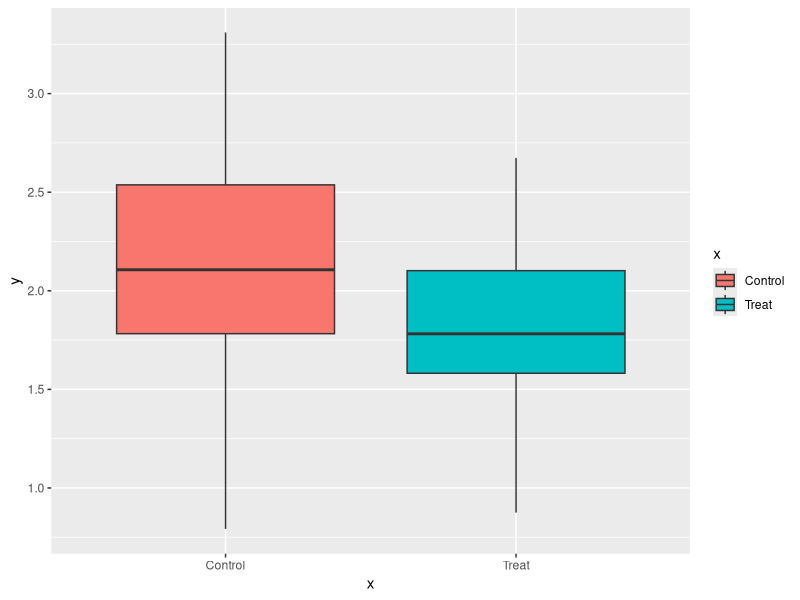
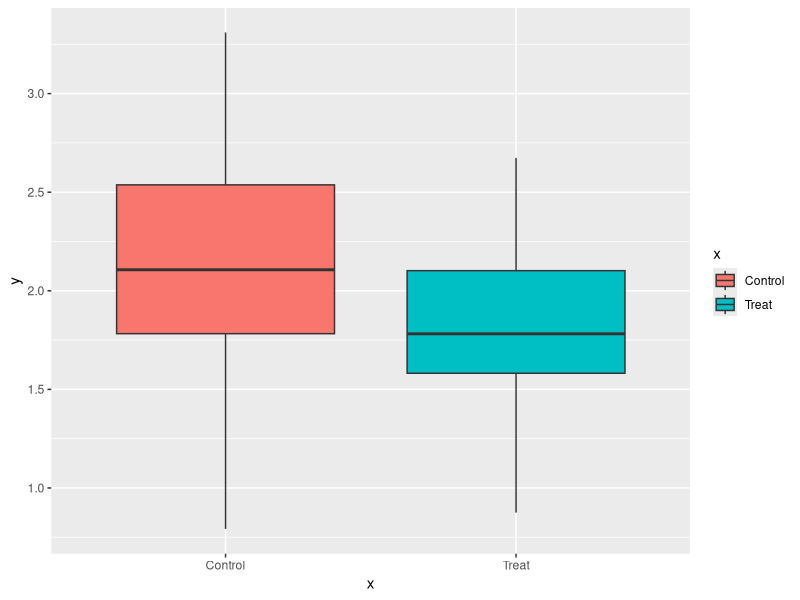
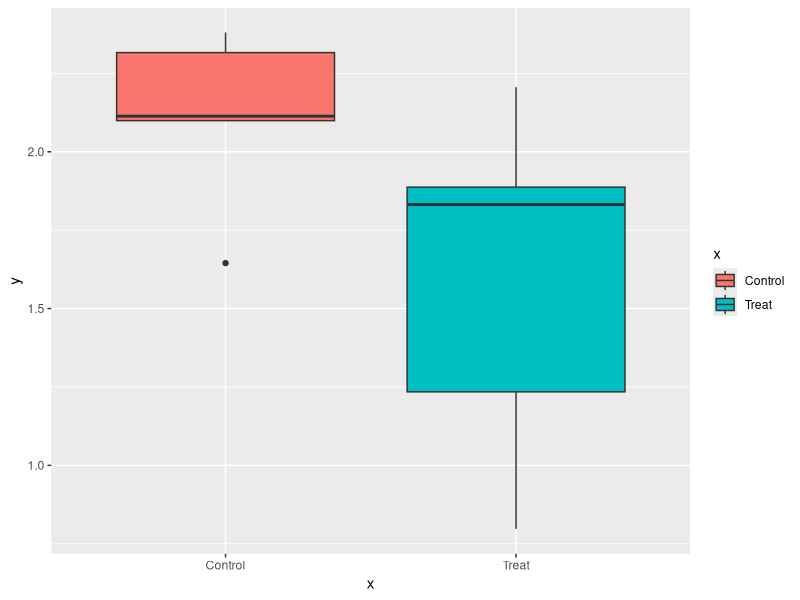
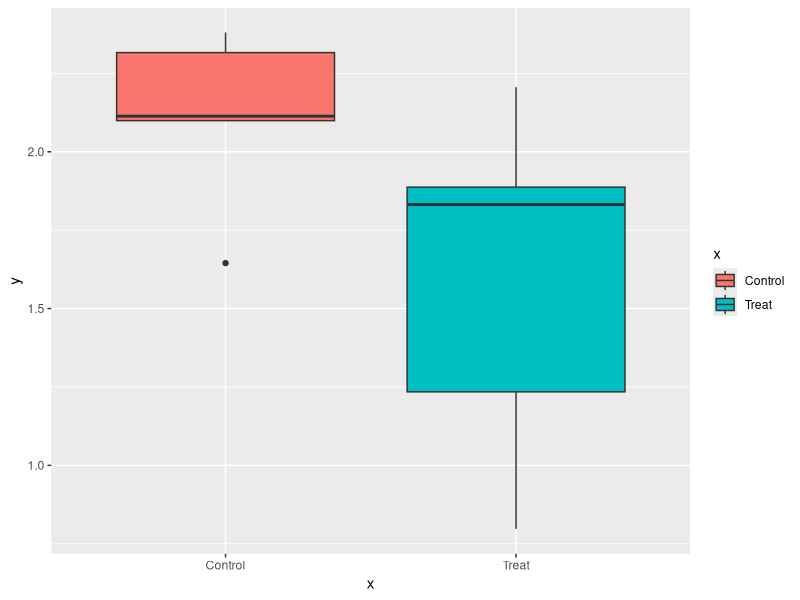
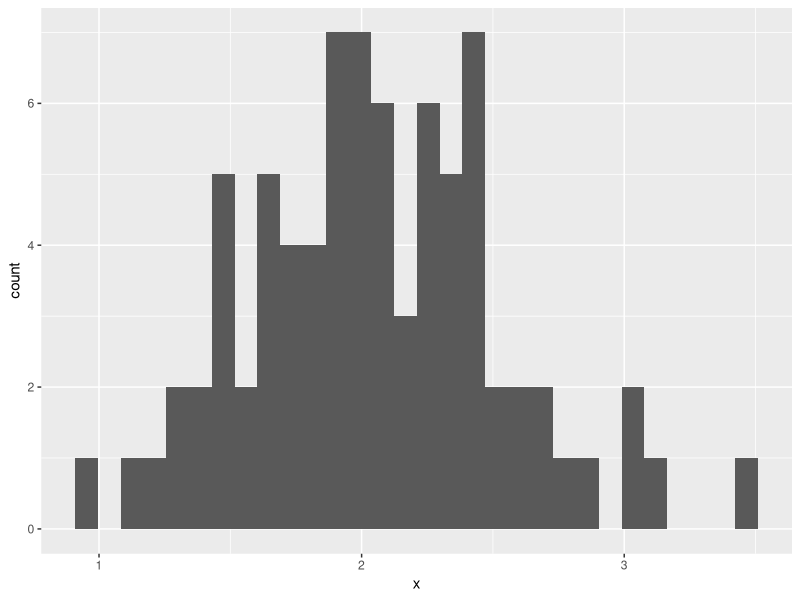

The R source for these figures, in order:
## ---- chunk 1
library(tidyverse)
read.table(file="15q24LizardSprintSpeed.csv") #If you want to see the data this code was based on

#Global Variables
nObs <- 40 #number of observations


#######################
# FUNCTION: simulateData
# INPUTS: mean and sd, nObs, all numeric values
# OUTPUTS:Data Frame with 3 columns: ID, Treatment Type, and Measured Value

#Creates a normal distribution and random values for the number of observations (nObs) for a control and treatment. Then, rearranges these values into a dataframe which has 3 columns: ID, which treatment group it was part of, and the recorded speed.
#----------------------
simulateData <- function(n1=nObs, mean1=2.14, sd1=.44, mean2=1.98, sd2=.44 ) {
LizSpeedControl <- rnorm(n=n1, mean=mean1, sd=sd1)
LizSpeedTreat <- rnorm(n=n1, mean=mean2, sd=sd2)

name <- ("Control")
name1 <- ("Treat") 


TreatVec <- c(rep(name, n1), rep(name1, n1))
print(TreatVec)

Speeds <- c(LizSpeedControl, LizSpeedTreat)


ID <-seq_len(n1)

LizData <- data.frame(ID,TreatVec,Speeds)

return(LizData)
}

simulateData()
#----------------------
#######################
# FUNCTION: ANOVAAnalysis
# INPUTS: x and y vectors
# OUTPUTS: Boxplot of dataset

#Runs an ANOVA, then returns a p-value in the summary and a boxplot of the ANOVA data
#----------------------
ANOVAAnalysis <- function(y=data$Speeds, x=data$TreatVec, data=simulateData())
{
ANOmodel <- aov(y~x, data=data)

ANOPlot <- ggplot(data=data,
                  aes(x=x, y=y,
                      fill = x)) +
  geom_boxplot()

return(print(ANOPlot))
}

#######################
# FUNCTION: ANOVASummary
# INPUTS: x and y vectors
# OUTPUTS: Summary including p-value

#Runs an ANOVA, then returns a p-value in the summary
#----------------------

ANOVASummary <- function(y=data$Speeds, x=data$TreatVec, data=simulateData())
{
ANOmodel <- aov(y~x, data=data)

ANOPlot <- ggplot(data=data,
                  aes(x=x, y=y,
                      fill = x)) +
  geom_boxplot()

return(summary(ANOmodel))
}
ANOVASummary()
## ---- chunk 2

simulateData2 <- simulateData(n1=nObs, mean2=1.9)
ANOVAAnalysis2 <- ANOVAAnalysis(data=simulateData2)
ANOVASummary2 <- ANOVASummary(data=simulateData2)

ANOVAAnalysis2
ANOVASummary2


#Changed sample size, n=5

simulateData3 <- simulateData (n1=5, mean1=2.14, sd1=.44, mean2=1.98, sd2=.44)
ANOVAAnalysis3 <- ANOVAAnalysis(data=simulateData3)
ANOVASummary3 <- ANOVASummary(data=simulateData3)

ANOVAAnalysis3
ANOVASummary3
## ---- chunk 3

#Making a new function by copying and pasting the old one and changing the code

#######################
# FUNCTION: HistData
# INPUTS: Speed Vector
# OUTPUTS: Histogram of dataset

#Shows a Histogram of the Data for all lizard speeds
#----------------------
HistData <- function(data=simulateData(), x=(data$Speeds))
{

HistPlot <- ggplot(data=data,
                  aes(x=x,
                      fill = x)) +
  geom_histogram()

return(print(HistPlot))
}


HistData()

